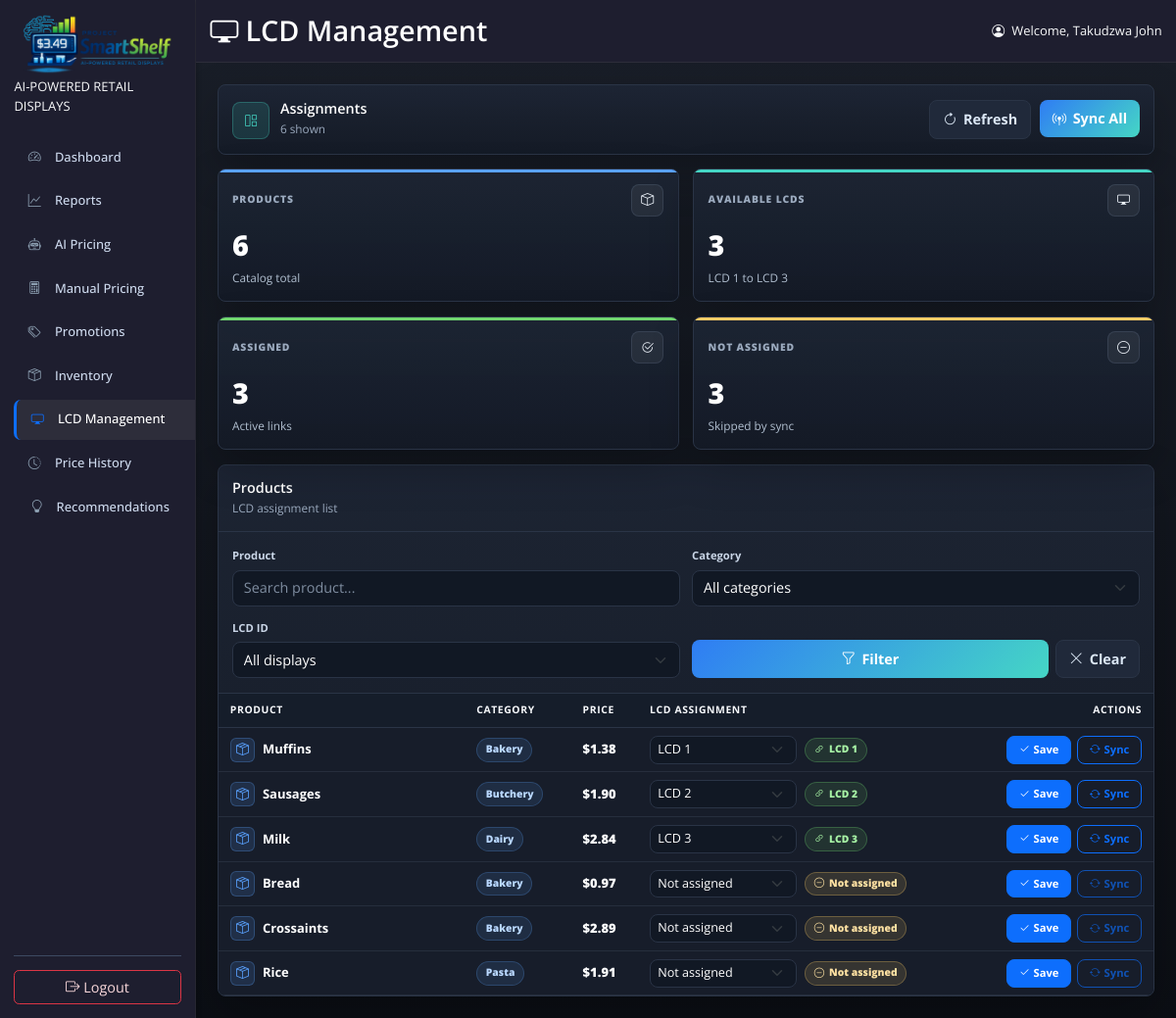
Before: /ProjectSmartShelf/lcd-management/ (signed in) with the older database file.
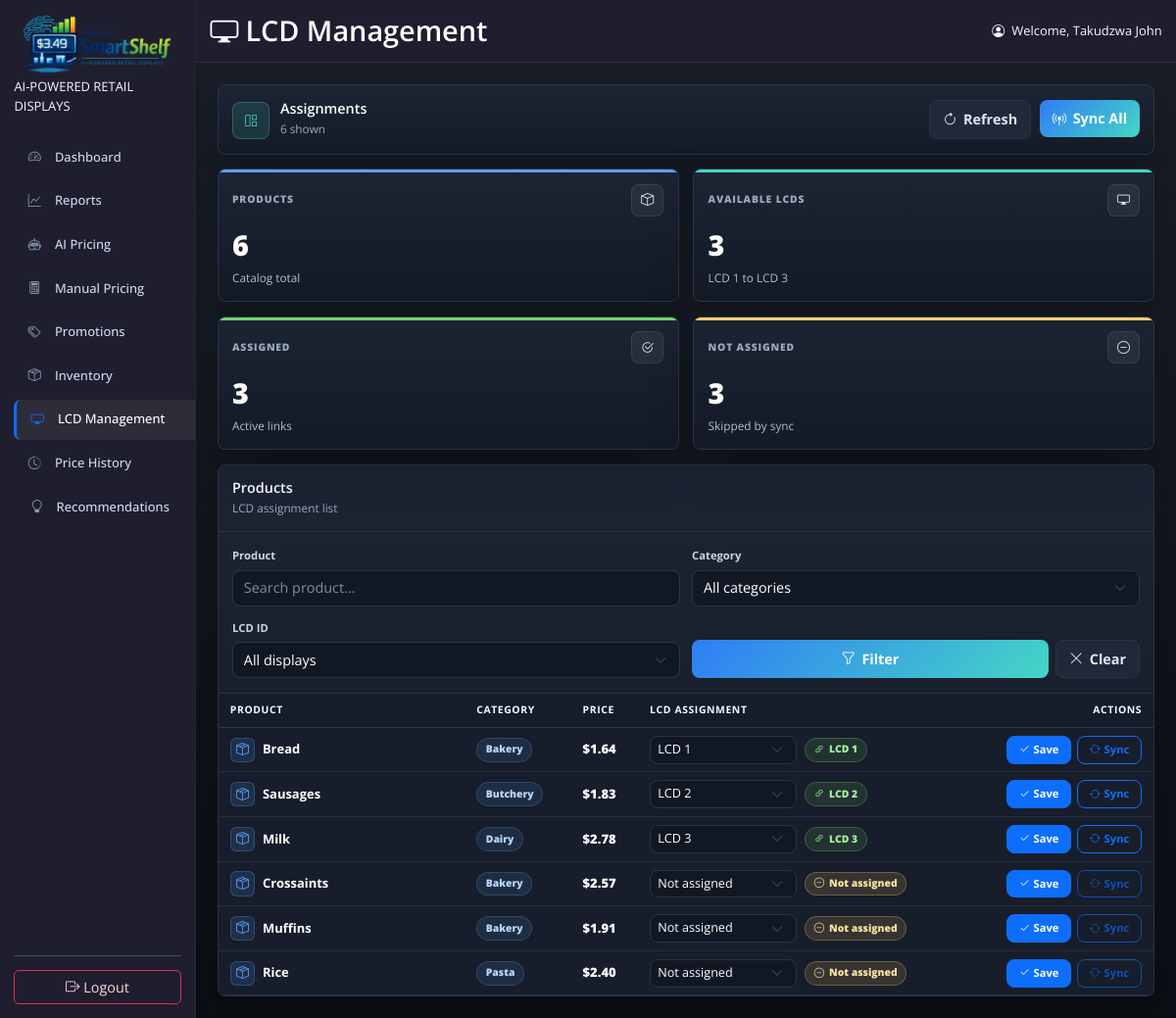
After: the same page with the newer database file.
### checkout/models.py (models this page shows, shortened)
class Product(models.Model):
    name = models.CharField(max_length=200)
    category = models.CharField(max_length=100)
    price = models.DecimalField(max_digits=10, decimal_places=2)
    expiry_date=models.DateField(null=True, blank=True)
    inventory_level = models.IntegerField(default=0, help_text='Current stock count')
    lcd_id = models.IntegerField(default=1, help_text="1, 2, or 3 for the shelf display")
    class Meta:
        ordering = ['name']

### ProjectSmartShelf/views.py (the view, shortened to what this page needs)
# urls.py: path("lcd-management/", views.lcd_management_view, name="lcd_management"),
@staff_member_required(login_url='staff_login')
def lcd_management_view(request):
    process_promotions_for_request(request)
    products = Product.objects.all()
    search_query = request.GET.get('search', '')
    category_filter = request.GET.get('category', '')
    lcd_filter = request.GET.get('lcd_id', '')
    if search_query:
        products = products.filter(name__icontains=search_query)
    if category_filter:
        products = products.filter(category=category_filter)
    categories = Product.objects.values_list('category', flat=True).distinct().order_by('category')
    occupied_lcd_ids = set(
        Product.objects.filter(lcd_id__in=AVAILABLE_LCD_IDS)
        .values_list('lcd_id', flat=True)
    )
    products = list(products)
    products.sort(
        key=lambda product: (
            0 if product.lcd_id in AVAILABLE_LCD_IDS else 1,
            product.lcd_id if product.lcd_id in AVAILABLE_LCD_IDS else len(AVAILABLE_LCD_IDS) + 1,
            product.name.lower(),
        )
    )
    for product in products:
        product.is_lcd_assigned = product.lcd_id in AVAILABLE_LCD_IDS
        product.active_promotion = None
        other_occupied_lcd_ids = occupied_lcd_ids.copy()
        if product.is_lcd_assigned:
            other_occupied_lcd_ids.discard(product.lcd_id)
        product.assignment_lcd_ids = [
            lcd_id for lcd_id in AVAILABLE_LCD_IDS
            if lcd_id not in other_occupied_lcd_ids
        ]
    active_promotions = get_active_promotions_by_product_id([product.id for product in products])
    for product in products:
        product.active_promotion = active_promotions.get(product.id)
    assigned_products = Product.objects.filter(lcd_id__in=AVAILABLE_LCD_IDS).count()
    unassigned_products = Product.objects.exclude(lcd_id__in=AVAILABLE_LCD_IDS).count()
    context = {
        'products': products,
        'search_query': search_query,
        'category_filter': category_filter,
        'lcd_filter': lcd_filter,
        'categories': categories,
        'available_lcd_ids': AVAILABLE_LCD_IDS,
        'total_products': Product.objects.count(),
        'available_display_count': len(AVAILABLE_LCD_IDS),
        'assigned_products': assigned_products,
        'unassigned_products': unassigned_products,
        'active_promotion_count': len(active_promotions),
    }
    return render(request, 'lcd_management.html', context)

### ProjectSmartShelf/templates/lcd_management.html (shortened to what this page needs)
{% extends "base.html" %}
{% load static %}
{% block page_title %}<i class="bi bi-display me-2"></i>LCD Management{% endblock %}
{% block content %}
<div class="lcd-page">
    <div class="lcd-command-bar">
        <div class="lcd-command-title">
            <span class="title-icon"><i class="bi bi-grid-1x2"></i></span>
            <div>
                <h2>Assignments</h2>
                <span>{{ products|length }} shown</span>
            </div>
        </div>
        <div class="lcd-command-actions">
            <a href="{{ request.get_full_path }}" class="btn lcd-btn lcd-btn-secondary">
                <i class="bi bi-arrow-clockwise"></i>Refresh
            </a>
            <form method="post" class="m-0">
                <button type="submit" name="action" value="sync_all" class="btn lcd-btn lcd-btn-primary">
                    <i class="bi bi-broadcast-pin"></i>Sync All
                </button>
            </form>
        </div>
    </div>
    <div class="lcd-stat-grid">
        <div class="lcd-stat stat-products">
            <div class="lcd-stat-top">
                <div class="lcd-stat-label">Products</div>
                <span class="lcd-stat-icon"><i class="bi bi-box"></i></span>
            </div>
            <div class="lcd-stat-value">{{ total_products }}</div>
            <div class="lcd-stat-note">Catalog total</div>
        </div>
        <div class="lcd-stat stat-available">
            <div class="lcd-stat-top">
                <div class="lcd-stat-label">Available LCDs</div>
                <span class="lcd-stat-icon"><i class="bi bi-display"></i></span>
            </div>
            <div class="lcd-stat-value">{{ available_display_count }}</div>
            <div class="lcd-stat-note">LCD 1 to LCD 3</div>
        </div>
        <div class="lcd-stat stat-assigned">
            <div class="lcd-stat-top">
                <div class="lcd-stat-label">Assigned</div>
                <span class="lcd-stat-icon"><i class="bi bi-check2-circle"></i></span>
            </div>
            <div class="lcd-stat-value">{{ assigned_products }}</div>
            <div class="lcd-stat-note">Active links</div>
        </div>
        <div class="lcd-stat stat-open">
            <div class="lcd-stat-top">
                <div class="lcd-stat-label">Not Assigned</div>
                <span class="lcd-stat-icon"><i class="bi bi-dash-circle"></i></span>
            </div>
            <div class="lcd-stat-value">{{ unassigned_products }}</div>
            <div class="lcd-stat-note">Skipped by sync{% if active_promotion_count %} | {{ active_promotion_count }} promo{% endif %}</div>
        </div>
    </div>
    <div class="lcd-panel">
        <div class="lcd-panel-header">
            <div>
                <h3>Products</h3>
                <span>LCD assignment list</span>
            </div>
        </div>
        <form method="get" class="lcd-filter-grid">
            <div>
                <label for="search" class="form-label">Product</label>
                <input type="text" name="search" id="search" class="form-control" placeholder="Search product..." value="{{ search_query }}">
            </div>
            <div>
                <label for="category" class="form-label">Category</label>
                <select name="category" id="category" class="form-select">
                    <option value="">All categories</option>
                </select>
            </div>
            <div>
                <label for="lcd_id" class="form-label">LCD ID</label>
                <select name="lcd_id" id="lcd_id" class="form-select">
                    <option value="">All displays</option>
                </select>
            </div>
            <div class="d-flex gap-2">
                <button type="submit" class="btn lcd-btn lcd-btn-primary flex-fill">
                    <i class="bi bi-funnel"></i>Filter
                </button>
                <a href="{% url 'lcd_management' %}" class="btn lcd-btn lcd-btn-secondary">
                    <i class="bi bi-x-lg"></i>Clear
                </a>
            </div>
        </form>
        <div class="lcd-table-wrap">
            <table class="table lcd-table align-middle">
                <thead>
                    <tr>
                        <th>Product</th>
                        <th>Category</th>
                        <th>Price</th>
                        <th>LCD Assignment</th>
                        <th class="text-end">Actions</th>
                    </tr>
                </thead>
                <tbody>
                    {% for product in products %}
                    <tr class="{% if not product.is_lcd_assigned %}unassigned-row{% endif %}">
                        <td>
                            <div class="product-cell">
                                <span class="product-cell-icon"><i class="bi bi-box-seam"></i></span>
                                <span class="product-name">{{ product.name }}</span>
                            </div>
                        </td>
                        <td><span class="category-chip">{{ product.category }}</span></td>
                        <td>
                            <span class="price-value">${{ product.price|floatformat:2 }}</span>
                        </td>
                        <td>
                            <div class="assignment-control">
                                <select name="lcd_id" class="form-select form-select-sm" form="lcd-row-{{ product.id }}">
                                    <option value="0" {% if not product.is_lcd_assigned %}selected{% endif %}>Not assigned</option>
                                    {% for display_id in product.assignment_lcd_ids %}
                                        <option value="{{ display_id }}" {% if product.lcd_id == display_id %}selected{% endif %}>LCD {{ display_id }}</option>
                                    {% endfor %}
                                </select>
                                {% if product.is_lcd_assigned %}
                                    <span class="assignment-badge assigned"><i class="bi bi-link-45deg"></i>LCD {{ product.lcd_id }}</span>
                                {% else %}
                                    <span class="assignment-badge unassigned"><i class="bi bi-dash-circle"></i>Not assigned</span>
                                {% endif %}
                            </div>
                        </td>
                        <td class="text-end">
                            <form id="lcd-row-{{ product.id }}" method="post" class="row-actions">
                                <button type="submit" name="action" value="update_assignment" class="btn btn-primary btn-sm">
                                    <i class="bi bi-check2 me-1"></i>Save
                                </button>
                                <button type="submit" name="action" value="sync_product" class="btn btn-outline-primary btn-sm" {% if not product.is_lcd_assigned %}disabled{% endif %}>
                                    <i class="bi bi-arrow-repeat me-1"></i>Sync
                                </button>
                            </form>
                        </td>
                    </tr>
                    {% empty %}
                    <tr>
                        <td colspan="5" class="empty-row py-4">No products found.</td>
                    </tr>
                    {% endfor %}
                </tbody>
            </table>
        </div>
    </div>
</div>
{% endblock %}

### ProjectSmartShelf/templates/base.html (shortened to what this page needs)
{% load static %}
<!DOCTYPE html>
<html lang="en">
<head>
    <link href="https://cdn.jsdelivr.net/npm/bootstrap@5.3.0/dist/css/bootstrap.min.css" rel="stylesheet">
    <link rel="stylesheet" href="https://cdn.jsdelivr.net/npm/bootstrap-icons@1.11.3/font/bootstrap-icons.min.css">
    <link rel="stylesheet" href="{% static 'styles/css/style.css' %}">
</head>
<body>
    <div class="container-fluid p-0">
        <div class="row g-0">
            <div class="col-md-3 col-lg-2 sidebar-column">
                {% include '_sidebar.html' %}
            </div>
            <div class="col-md-9 col-lg-10 right-col">
                <div class="sticky-header">
                    <div class="d-flex justify-content-between flex-wrap flex-md-nowrap align-items-center py-3">
                        <div class="d-flex align-items-center">
                            <h1 class="h2 mb-0">{% block page_title %}Dashboard{% endblock %}</h1>
                        </div>
                        <div class="btn-toolbar">
                            {% if user.is_authenticated %}
                                <i class="bi bi-person-circle me-2 text-light"></i>
                                <span class="text-light">Welcome, {{ user.get_full_name }}</span>
                            {% endif %}
                        </div>
                    </div>
                </div>
                <main class="main-content">
                    {% block content %}{% endblock %}
                </main>
            </div>
        </div>
    </div>
</body>
</html>

### ProjectSmartShelf/templates/_sidebar.html (shortened to what this page needs)
{% load static %}
<nav class="sidebar p-3 d-flex flex-column h-100">
    <div class="mb-4 sidebar_logo">
        <img src="{% static 'images/logo_transparent.png' %}" alt="SmartShelf Logo" class="logo">
        <div class="tagline text-light">AI-POWERED RETAIL DISPLAYS</div>
    </div>
    <div>
        <ul class="nav flex-column">
            <li class="nav-item">
                <a class="nav-link {% if request.resolver_match.url_name == 'staff_dashboard' %}active{% endif %}"
                   href="{% url 'staff_dashboard' %}">
                    <i class="bi bi-speedometer2"></i> Dashboard
                </a>
            </li>
            <li class="nav-item">
                <a class="nav-link" href="#">
                    <i class="bi bi-graph-up"></i> Reports
                </a>
            </li>
            <li class="nav-item">
                <a class="nav-link {% if request.resolver_match.url_name == 'pricing_dashboard' %}active{% endif %}"
                   href="{% url 'pricing_dashboard' %}">
                    <i class="bi bi-robot"></i> AI Pricing
                </a>
            </li>
            <li class="nav-item">
                <a class="nav-link {% if request.resolver_match.url_name == 'manual_pricing' %}active{% endif %}"
                href="{% url 'manual_pricing' %}">
                    <i class="bi bi-calculator"></i> Manual Pricing
                </a>
            </li>
            <li class="nav-item">
                <a class="nav-link {% if request.resolver_match.url_name == 'promotions' %}active{% endif %}"
                href="{% url 'promotions' %}">
                    <i class="bi bi-tags"></i> Promotions
                </a>
            </li>
            <li class="nav-item">
                <a class="nav-link {% if request.resolver_match.url_name == 'inventory_management' %}active{% endif %}"
                href="{% url 'inventory_management' %}">
                    <i class="bi bi-box-seam"></i> Inventory
                </a>
            </li>
            <li class="nav-item">
                <a class="nav-link {% if request.resolver_match.url_name == 'lcd_management' %}active{% endif %}"
                href="{% url 'lcd_management' %}">
                    <i class="bi bi-display"></i> LCD Management
                </a>
            </li>
            <li class="nav-item">
                <a class="nav-link {% if request.resolver_match.url_name == 'price_history' %}active{% endif %}"
                href="{% url 'price_history' %}">
                    <i class="bi bi-clock-history"></i> Price History
                </a>
            </li>
            <li class="nav-item">
                <a class="nav-link nav-link-with-badge {% if request.resolver_match.url_name == 'recommendations' %}active{% endif %}"
                href="{% url 'recommendations' %}">
                    <span class="nav-link-label"><i class="bi bi-lightbulb"></i> Recommendations</span>
                </a>
            </li>
        </ul>
    </div>
    <hr class="mt-auto">
    <form method="post" action="{% url 'staff_logout' %}">
        <button type="submit" class="btn btn-outline-danger w-100">
            <i class="bi bi-box-arrow-right"></i> Logout
        </button>
    </form>
</nav>

Changed rows visible on the page:
changed Product "Bread": price "0.97" → "1.64"; lcd_id "Not assigned" → "LCD 1"; lcd_id (not shown) → "1"; text "Not assigned" → "LCD"; moves up the list
changed Product "Sausages": price "1.90" → "1.83"
changed Product "Milk": price "2.84" → "2.78"
changed Product "Crossaints": price "2.89" → "2.57"
changed Product "Muffins": price "1.38" → "1.91"; lcd_id "LCD 1" → "Not assigned"; lcd_id "1" → (not shown); text "LCD" → "Not assigned"; moves down the list
changed Product "Rice": price "1.91" → "2.40"
